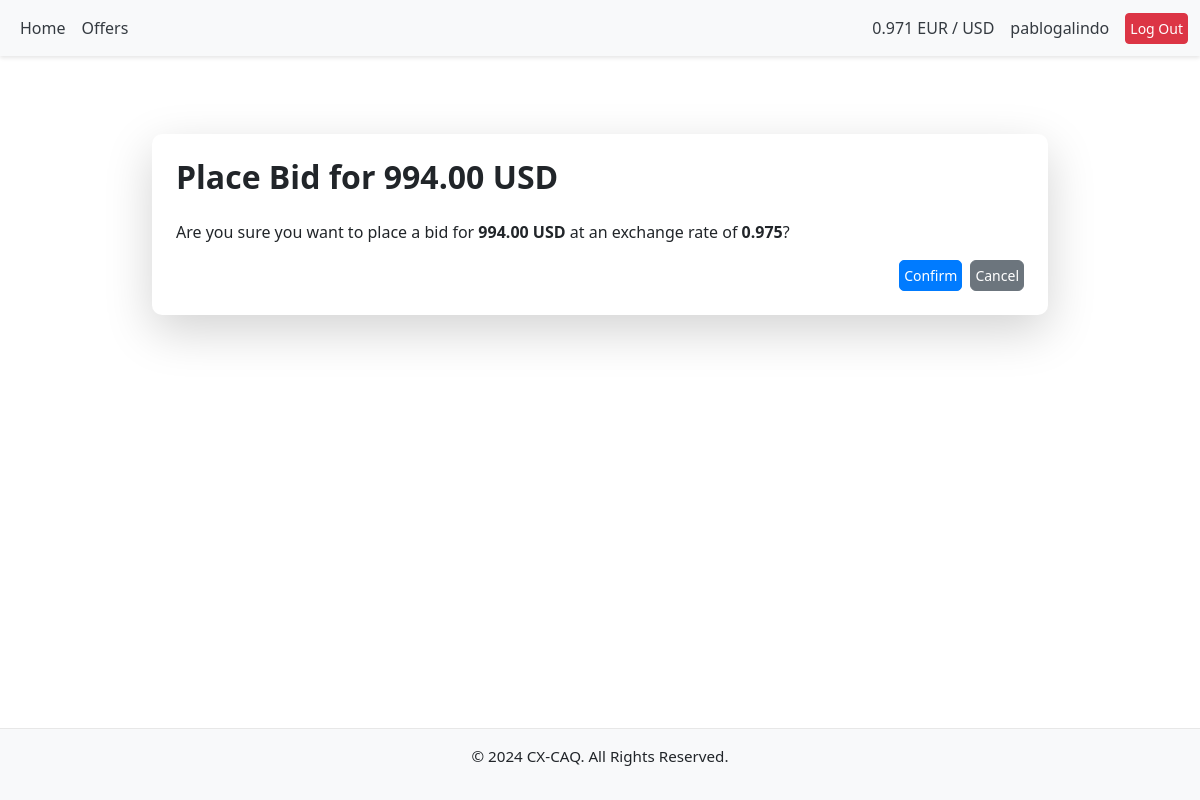
The page /offers/21/place_bid/?next=/offers/ (signed in) on the database its author committed.
### offers/models.py (models this page shows, shortened)
class Offer(models.Model):
    CURRENCY_CHOICES = [
        ('USD', 'US Dollar'),
        ('EUR', 'Euro'),
    ]
    RATE_TYPE_CHOICES = [
        ('FIXED', 'Fixed'),
        ('FLEXIBLE', 'Flexible'),
    ]
    user = models.ForeignKey(
        User, on_delete=models.CASCADE, related_name="offers")
    currency = models.CharField(max_length=3, choices=CURRENCY_CHOICES)
    amount = models.DecimalField(max_digits=10, decimal_places=2)
    exchange_rate = models.DecimalField(
        max_digits=8, decimal_places=3, null=True, blank=True)
    is_buying = models.BooleanField()
    rate_type = models.CharField(
        max_length=10, choices=RATE_TYPE_CHOICES, default='FIXED')
    created_at = models.DateTimeField(auto_now_add=True)
    class Meta:
        ordering = ['-created_at']

### offers/views.py (the view, shortened to what this page needs)
# urls.py: path('<int:offer_id>/place_bid/', views.place_bid, name='place_bid'),
@login_required
def place_bid(request, offer_id):
    offer = get_object_or_404(Offer, id=offer_id)
    existing_bid = Bid.objects.filter(offer=offer, user=request.user).first()
    next_url = request.GET.get('next', 'offers:view_offers')
    if existing_bid:
        messages.error(
            request, "You have already placed a bid for this offer.")
        return redirect(next_url)
    return render(request, 'offers/place_bid.html', {'offer': offer})

### offers/context_processors.py (called while the page is built)
def exchange_rate_processor(request):
    try:
        latest_rate = LatestExchangeRate.objects.latest("timestamp").rate
        print(f"Latest exchange rate fetched from database: {latest_rate}")
    except LatestExchangeRate.DoesNotExist:
        try:
            latest_rate = fetch_and_update_exchange_rate()
            print(f"Latest exchange rate fetched: {latest_rate}")
        except ValueError as e:
            print(f"Error fetching exchange rate: {e}")
            latest_rate = "N/A"
    return {
        "exchange_rate": round(latest_rate, 3)
    }

### offers/templates/offers/place_bid.html (shortened to what this page needs)
{% extends "base.html" %}
{% block content %}
<div class="container mt-5">
    <div class="card p-4 shadow-lg">
        <h2 class="mb-4">Place Bid for {{ offer.amount }} {{ offer.currency }}</h2>
        <form method="post">
            <p class="mb-3">
                Are you sure you want to place a bid for <strong>{{ offer.amount }} {{ offer.currency }}</strong> at an
                exchange rate of <strong>{{ offer.exchange_rate }}</strong>?
            </p>
            <div class="d-flex justify-content-end gap-2">
                <button type="submit" class="btn btn-primary">Confirm</button>
                <a href="{% url 'offers:view_offers' %}" class="btn btn-secondary" aria-label="Cancel placing bid">Cancel</a>
            </div>
        </form>
    </div>
</div>
{% endblock %}

### templates/base.html (shortened to what this page needs)
{% load static %}
<!DOCTYPE html>
<html lang="en">
<head>
    <link href="https://cdn.jsdelivr.net/npm/bootstrap@5.3.0-alpha3/dist/css/bootstrap.min.css" rel="stylesheet">
    <link rel="stylesheet" href="{% static 'css/style.css' %}">
    <link href="https://cdn.jsdelivr.net/npm/bootstrap-icons/font/bootstrap-icons.css" rel="stylesheet">
</head>
<body>
    <nav class="navbar navbar-expand-lg navbar-light bg-light">
        <div class="container-fluid">
            {% if user.is_authenticated %}
            <div class="collapse navbar-collapse" id="navbarNav">
                <ul class="navbar-nav">
                    <li class="nav-item">
                        <a class="nav-link" href="/">Home</a>
                    </li>
                    <li class="nav-item">
                        <a class="nav-link" href="{% url 'offers:view_offers'%}">Offers</a>
                    </li>
                </ul>
            </div>
            {% endif %}
            <div class="d-flex align-items-center">
                <div class="navbar-text me-3">
                    {{ exchange_rate }} EUR / USD
                </div>
                {% if user.is_authenticated %}
                <div class="navbar-text me-3">
                    {{ user.username }}
                </div>
                {% endif %}
                {% if user.is_authenticated %}
                <a href="/accounts/logout/" class="btn btn-danger btn-sm">Log Out</a>
                {% endif %}
            </div>
        </div>
    </nav>
    <main class="container mt-4">
        {% block content %}
        {% endblock %}
    </main>
    <footer class="bg-light text-center py-3 mt-auto">
        <p>&copy; 2024 CX-CAQ. All Rights Reserved.</p>
    </footer>
</body>
</html>

### static/css/style.css (style rules this page uses)
html, body { height: 100%; margin: 0; display: flex; flex-direction: column; }
body { padding-top: 30px; }
.navbar { position: fixed; top: 0; width: 100%; z-index: 1030; box-shadow: 0 2px 4px rgba(0, 0, 0, 0.1); }
.navbar-text { color: #343a40; }
a.nav-link { color: #343a40; text-decoration: none; }
main { flex: 1; }
footer { background-color: #f8f9fa; padding: 1rem; text-align: center; border-top: 1px solid #e7e7e7; }
h1, h2, h3 { font-weight: bold; }
.container { padding: 1rem; max-width: 100%; }
.card { padding: 1.5rem; border-radius: 10px; border: none; box-shadow: 0 4px 6px rgba(0, 0, 0, 0.1); }
form { width: 100%; }
form p { margin-bottom: 1rem; }
.btn-primary { background-color: #007bff; border-color: #007bff; }
form .btn-primary { background-color: #007bff; border-color: #007bff; padding: 0.6rem; font-size: 1rem; border-radius: 5px; transition: background-color 0.2s ease-in-out; }
.text-center { font-size: 0.95rem; }
button.btn, a.btn { padding: 0.25rem 0.25rem; font-size: 0.875rem; line-height: 1.5; }
@media (min-width: 769px) { .container { max-width: 960px; margin: auto; } }

### rows shown on the page
Offer: amount "994.00", currency "USD", exchange_rate "0.975"

### other values the page prints
{{ exchange_rate }} "0.971"
{{ user.username }} "pablogalindo"
